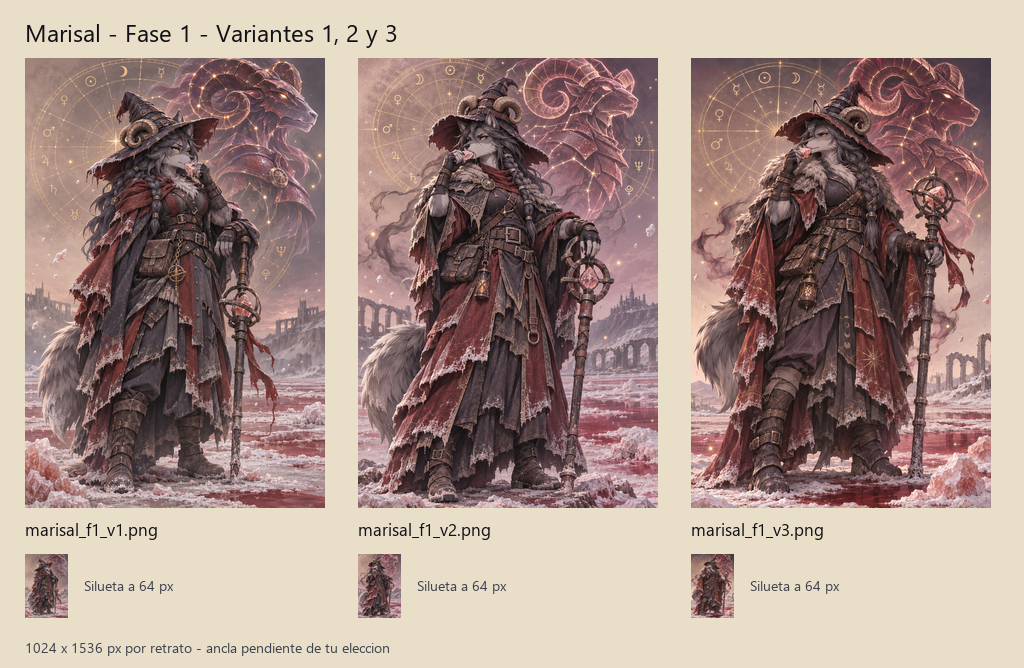
#> input picture art/retratos/hoja_f1.png, 1024 x 668 px
$ python -i retratos_assets.py   (imports and definitions only)
#> lines starting #> are read from the running program, lines starting #| are printed output that depends on the picture
"""Track built-in image generations and create Pillow contact sheets. No API calls."""
from pathlib import Path
from datetime import datetime, timezone, timedelta
import hashlib
import json
import re
import sys
from PIL import Image, ImageDraw, ImageFont

ROOT = Path(__file__).resolve().parents[1]
BASE = ROOT / 'art' / 'retratos'
MANIFEST = BASE / 'manifest.json'


def save(data):
    MANIFEST.write_text(json.dumps(data, ensure_ascii=False, indent=2) + '\n', encoding='utf-8')


# [77 lines left out: functions register, review, sheets, not called in this run]


def finalize(data):
    """Record the completed visual review and audit the concrete deliverables."""
    observations = {
        ('marisal', 1): 'Ancla v3 elegida por el usuario; loba adulta, cristal de sal y báculo.',
        ('selenia', 1): 'Rostro humano adulto, antenas de polilla y té negro con sal.',
        ('solenne', 1): 'Fénec adulta, sombrero con monedas y limón con sal y chile.',
        ('cervanda', 1): 'Cola corta de cierva corregida; salero de plata y cornamenta.',
        ('tormentina', 1): 'Solo dos orejas de liebre; cabello sobre las sienes y sal en el dorso.',
        ('cupria', 1): 'Serpiente con dos brazos y dos piernas; mano del Ascendente separada.',
        ('brea', 1): 'Rostro humano, orejas y cola de gata; balanza con sal.',
        ('cempa', 1): 'Coyota con cempasúchil, papel picado y salero de barro.',
        ('muertita', 1): 'Pañuelo de sal corregido y visible; zarigüeya recostada con cola desnuda.',
        ('salitre', 1): 'Cabra con cuernos y orejas distintos; bloque de sal para ganado.',
        ('topacia', 1): 'Topo adulto robusto; farol de vela y dos puñados de sal.',
        ('axa', 1): 'Ojos oscuros y agua a la cintura corregidos; seis branquias y concha con sal.',
        ('marisal', 3): 'Dos brazos corregidos, espada roja y cristal de sal; carnero completo.',
        ('selenia', 3): 'Misma identidad, alas desplegadas, té y dos peces completos.',
        ('solenne', 3): 'Misma fénec, giro con sal convertida en soles, limón y león completo.',
        ('cervanda', 3): 'Misma cierva, cola corta, aros en la cornamenta y cabra marina completa.',
        ('tormentina', 3): 'Solo dos orejas de liebre; mano extendida con cinco dedos separados.',
        ('cupria', 3): 'Misma serpiente con dos brazos y dos piernas; trigo y ritual del Ascendente.',
    }
    failure_reasons = {
        'cervanda_f1_v1.png': ['Cola larga y peluda de cánido en lugar de cola corta de cierva.'],
        'cervanda_f1_v2.png': ['Cola larga y peluda de cánido en lugar de cola corta de cierva.'],
        'cervanda_f1_v2_r1.png': ['Persiste una cola larga de cánido después del primer reintento.'],
        'tormentina_f1_v2.png': ['Oreja humana visible además del par de orejas de liebre.'],
        'muertita_f1_v1.png': ['El pañuelo negro con sal sobre el pecho no resulta legible.'],
        'axa_f1_v1.png': ['No está medio sumergida: el agua solo cubre los tobillos.'],
        'axa_f1_v2.png': ['No está medio sumergida: el agua solo cubre las pantorrillas.'],
        'axa_f1_v1_r1.png': ['Ojos ámbar; la ficha pide ojos pequeños oscuros.'],
        'axa_f1_v2_r1.png': ['Ojos ámbar; la ficha pide ojos pequeños oscuros.'],
        'marisal_f3_v1.png': ['El carnero aparece recortado e incompleto.'],
        'marisal_f3_v2.png': ['Tres brazos: espada elevada, mano con sal y brazo extra colgante.', 'El carnero aparece recortado e incompleto.'],
        'tormentina_f3_v1.png': ['Forma de oreja humana bajo el cabello junto a la sien; descarte conservador por posible duplicación.'],
        'tormentina_f3_v2.png': ['Forma de oreja humana bajo el cabello junto a la sien; descarte conservador por posible duplicación.'],
        'marisal_f1_v3_2k_probe.png': ['Se pidió 2048×3072 y la herramienta devolvió 1024×1536.'],
    }
    for row in data['images']:
        review = row['review']
        if review['status'].startswith('passed'):
            review['status'] = 'passed'
            review.setdefault('checks', {})['silhouette_64px'] = 'pass_reviewed_on_pillow_contact_sheet'
            review['checks']['franchise_originality'] = 'no_recognizable_franchise_elements'
            review['notes'] = observations[(row['id'], row['phase'])]
            review['visible_anatomy_limit'] = 'Los agarres y la ropa pueden ocultar dedos; la revisión evalúa la anatomía visible y no certifica dedos ocultos.'
        elif review['status'] == 'failed':
            review['failure_reasons'] = failure_reasons[Path(row['file']).name]
            review['notes'] = 'Descartada; conservada para auditoría de la generación.'
    selected = [row for row in data['images'] if row['selected']]
    selected.sort(key=lambda row: next(i for i, plan in enumerate(data['plans'])
                                     if plan['id'] == row['id'] and plan['phase'] == row['phase']))
    failures = []
    for row in data['images']:
        if row['review']['status'] != 'failed':
            continue
        corrected = [other for other in data['images'] if other['id'] == row['id']
                     and other['phase'] == row['phase'] and other['variant'] == row['variant']
                     and other.get('kind', 'variant') == row.get('kind', 'variant')
                     and other['review']['status'] == 'passed']
        failures.append({'file': row['file'], 'kind': row.get('kind', 'variant'),
                         'reasons': row['review']['failure_reasons'],
                         'resolved_by': max(corrected, key=lambda item: item.get('attempt', 0))['file'] if corrected else None})
    # Validate the five original blocks directly against the source, independently
    # of the generated plan metadata. Additional instructions follow those blocks.
    source = (ROOT / data['source_document']).read_text(encoding='utf-8')
    section2 = source.split('## 2.')[1].split('## 3.')[0]
    blocks = re.findall(r'```\s*\n(.*?)\n```', section2, re.S)
    characters = {}
    for phase, section in ((1, 5), (3, 6)):
        body = source.split(f'## {section}.')[1].split(f'## {section+1}.')[0]
        for char_id, scale, block in re.findall(r'### (\w+) · (ANTHRO|KEMONOMIMI)\s+```\s*\n(.*?)\n```', body, re.S):
            characters[(char_id, phase)] = (scale, block)
    for row in data['images']:
        scale, block = characters[(row['id'], row['phase'])]
        prefix = '\n\n'.join((blocks[0], blocks[2 if scale == 'ANTHRO' else 3],
                               blocks[4 if row['phase'] == 1 else 6], block, blocks[1]))
        if not row['prompt'].startswith(prefix):
            raise ValueError(f'Original prompt blocks changed: {row["file"]}')
        target = ROOT / row['file']
        if hashlib.sha256(target.read_bytes()).hexdigest() != row['sha256']:
            raise ValueError(f'Image changed since registration: {target}')
        with Image.open(target) as img:
            if list(img.size) != row['size']:
                raise ValueError(f'Incorrect size recorded: {target}')
        if row['review'].get('method') != 'view_image':
            raise ValueError(f'Missing visual inspection: {target}')
    if len(selected) != 18 or len({(row['id'], row['phase']) for row in selected}) != 18:
        raise ValueError('Expected 18 distinct selections')
    for row in selected:
        if row['review']['status'] != 'passed':
            raise ValueError('Selected image failed QC')
        if row['phase'] == 3:
            expected_ref = next(item['file'] for item in selected if item['id'] == row['id'] and item['phase'] == 1)
            if row['reference'] != expected_ref:
                raise ValueError(f'Incorrect selected identity reference: {row["file"]}')
    if max(row.get('attempt', 0) for row in data['images']) > 2:
        raise ValueError('Retry budget exceeded')
    probes = [row for row in data['images'] if row.get('kind') == 'resolution_probe']
    data['status'] = 'portraits_complete_2k_rerenders_unavailable_in_builtin_interface'
    data['failures'] = failures
    data['selection'] = [{'id': row['id'], 'phase': row['phase'], 'file': row['file'],
                          'observations': observations[(row['id'], row['phase'])]} for row in selected]
    data['generation_summary'] = {'base_variants': data['base_generations_planned'],
                                  'qc_regenerations': sum(row.get('kind', 'variant') == 'variant' and row.get('attempt', 0) > 0 for row in data['images']),
                                  'resolution_probes': len(probes), 'total': len(data['images']),
                                  'approved_variants': sum(row['review']['status'] == 'passed' for row in data['images']),
                                  'selected': len(selected), 'qc_discarded': sum(f['kind'] == 'variant' for f in failures),
                                  'generator_refusals': data['rejected_generations']}
    data['rerender_2k'] = {'status': 'unavailable_in_builtin_interface', 'requested_size': [2048, 3072],
                           'probe_file': probes[0]['file'], 'observed_size': probes[0]['size'],
                           'reason': 'The integrated tool exposes no size parameter; the explicit 2K prompt returned 1024x1536.',
                           'pending_selected_files': [row['file'] for row in selected]}
    data['notes'] = [
        'Source document is named docs/Retratos para Codex.md in this checkout.',
        'The built-in tool exposes no selectable model argument or returned model identifier. gpt-image-2 is the requested model.',
        'All five original prompt blocks were checked verbatim and in order against sections 2, 5 and 6 of the source document.',
        'QC additions implement the user anatomy correction and clarify existing species, poses and rituals without replacing the original blocks.',
        'The main contact sheets contain only approved variants, per section 7. The _todas sheets also show all discarded character variants, clearly labeled.',
        'All outputs are native 1024x1536. Native 2K rerenders remain unavailable through the integrated interface; no upscaling was substituted.',
        'Visible anatomy was reviewed using view_image. Fingers hidden by grips, objects or clothing cannot be independently counted.',
    ]
    data['delivery_validation'] = {'original_blocks_verbatim': True, 'all_files_hash_verified': True,
                                    'all_images_viewed': True, 'contact_sheets_64px_reviewed': True,
                                    'selected_phase3_identity_references_match': True,
                                    'retry_limit_two_respected': True,
                                    'completed_at': datetime.now(timezone(timedelta(hours=-6))).isoformat()}
    save(data)
    lines = ['# Retratos de la primera ola', '',
             'Se conservó Marisal f1 v3, elegida por el usuario, como ancla de estilo. Hay 18 retratos elegidos y 37 variantes aprobadas a 1024×1536.', '',
             '| id | fase | archivo elegido | observaciones |', '| --- | --- | --- | --- |']
    for row in data['selection']:
        path = (ROOT / row['file']).as_posix()
        lines.append(f'| {row["id"]} | {row["phase"]} | [{Path(path).name}](<{path}>) | {row["observations"]} |')
    lines += ['', 'Todas las imágenes se revisaron con view_image; las siluetas se comprobaron en miniaturas de 64 px. Se revisaron dos brazos, dos piernas, la pareja de orejas correspondiente y las manos visibles. Los dedos ocultos por objetos o ropa no se pueden contar de forma independiente.', '',
              '## Descartes y correcciones', '', '| archivo descartado | motivo | corrección |', '| --- | --- | --- |']
    for item in failures:
        target = (ROOT / item['file']).as_posix()
        replacement = Path(item['resolved_by']).name if item['resolved_by'] else 'Pendiente: limitación de tamaño de la herramienta integrada.'
        lines.append(f'| [{Path(target).name}](<{target}>) | {" ".join(item["reasons"])} | {replacement} |')
    lines += ['', '## Archivos y generaciones', '',
              '- `manifest.json`: prompts completos usados, referencias, modelo solicitado, tamaños reales, fechas, selección y revisiones.',
              '- `hoja_f1.png` y `hoja_f3.png`: 25 y 12 variantes aprobadas, con nombres y miniaturas de 64 px.',
              '- `hoja_f1_todas.png` y `hoja_f3_todas.png`: todas las variantes de personaje, incluidos los descartes identificados.', '',
              f'**{len(data["images"])} generaciones en total:** 37 variantes iniciales + {data["generation_summary"]["qc_regenerations"]} regeneraciones por control de calidad + {len(probes)} prueba de resolución 2K.',
              'No hubo rechazos del generador. Ninguna variante excedió dos regeneraciones.', '',
              '**Limitación pendiente:** se pidió un render nativo de 2048×3072; la herramienta integrada devolvió 1024×1536 y no expone un parámetro de tamaño. Los 18 renders nativos a 2K quedan pendientes. No se sustituyeron por ampliaciones.', '',
              'Se usó image_gen integrado. El modelo solicitado fue gpt-image-2; la interfaz no permite elegirlo ni devuelve su identificador. No se usó una API o CLI alternativa.', '']
    (BASE / 'reporte.md').write_text('\n'.join(lines), encoding='utf-8')


# [17 lines not run here, left out]

>>> import cv2
>>> picture = cv2.imread('../art/retratos/hoja_f1.png', cv2.IMREAD_GRAYSCALE)
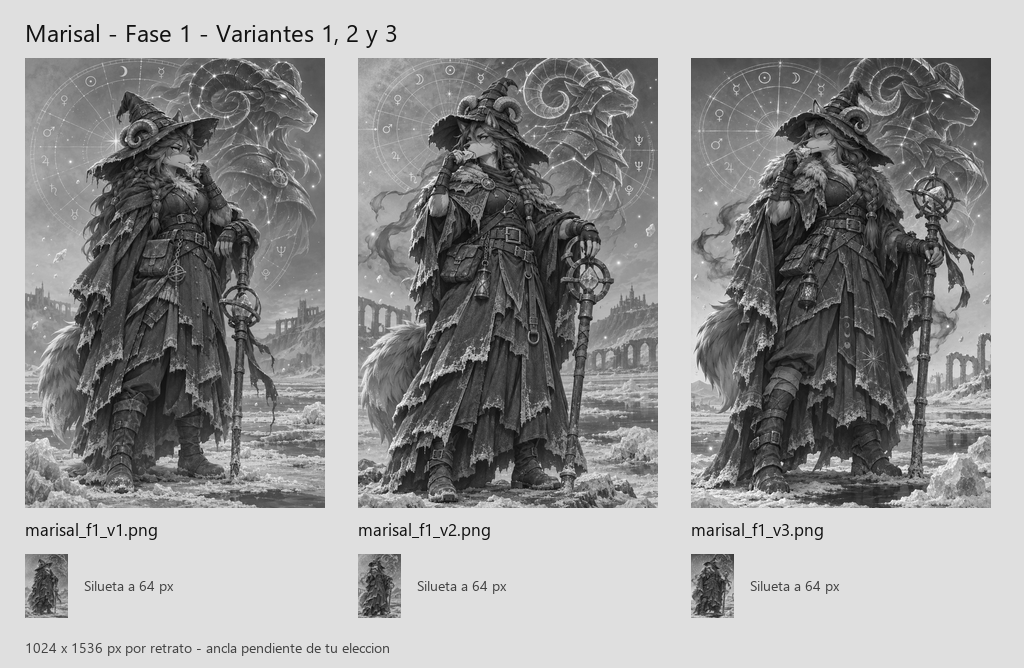
#> picture: shape (668, 1024); min 0, max 255, mean 151.9
#> (the run stopped early here; a loop or call above may not have finished)
